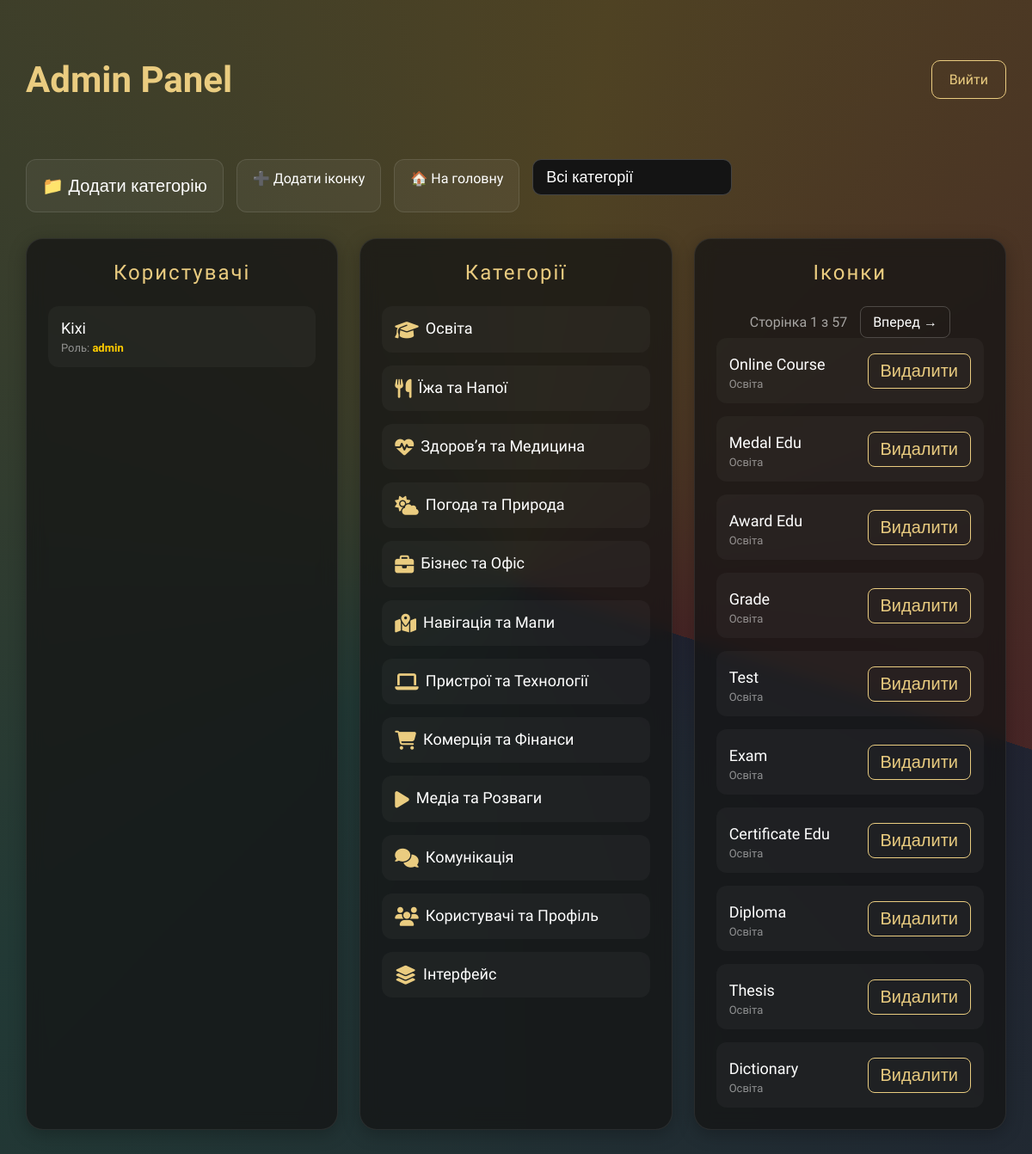
/php/admin.php (signed in), run on the app's committed database.
### tables this page shows
create table users (
	id int auto_increment primary key,
    nickname varchar(50) not null,
    password varchar(255) not null,
    email varchar(120) not null,
    avatar varchar(255) default null,
    country varchar(50),
    role enum('user', 'admin') default 'user',
    
unique (email)
);

create table category (
	id int auto_increment primary key,
	name varchar(150) not null,
    icon_class varchar(100) not null
);

create table if not exists icon (
	id int auto_increment primary key,
    name varchar(100) not null,
	icon_class varchar(150),
	svg_path text,
    created_at TIMESTAMP DEFAULT CURRENT_TIMESTAMP, 
    
    category_id int not null,
foreign key (category_id) references category(id) on delete cascade
);

### php/admin.php (the view, shortened to what this page needs)
<?php
require_once 'db.php';
include "header.php";
$users = $pdo->query("SELECT * FROM users ORDER BY id DESC")->fetchAll();
$categories = $pdo->query("SELECT * FROM category ORDER BY id DESC")->fetchAll();
$perPage = 10;
$page = max(1, (int)($_GET['page'] ?? 1));
$offset = ($page - 1) * $perPage;
$categoryId = isset($_GET['cat_id']) ? (int)$_GET['cat_id'] : null;
$countSql = $categoryId ? "SELECT COUNT(*) FROM icon WHERE category_id = :id" : "SELECT COUNT(*) FROM icon";
$countStmt = $pdo->prepare($countSql);
if ($categoryId) $countStmt->execute([':id' => $categoryId]); else $countStmt->execute();
$totalPage = ceil($countStmt->fetchColumn() / $perPage);
$iconsSql = "SELECT icon.*, category.name AS category_name FROM icon LEFT JOIN category ON icon.category_id = category.id";
$iconsSql .= " ORDER BY icon.id DESC LIMIT :limit OFFSET :offset";
$stmtIcons = $pdo->prepare($iconsSql);
$stmtIcons->bindValue(':limit', $perPage, PDO::PARAM_INT);
$stmtIcons->bindValue(':offset', $offset, PDO::PARAM_INT);
$stmtIcons->execute();
$icons = $stmtIcons->fetchAll();
?>
<!DOCTYPE html>
<html lang="uk">
<head>
    <link rel="stylesheet" href="style.css">
</head>
<body>
<div class="admin-container">
    <div class="admin-header">
        <h1 class="admin-title">Admin Panel</h1>
        <a href="logout.php" class="logout-btn">Вийти</a>
    </div>
    <div class="top-actions">
        <button onclick="openAddCatModal()" class="top-btn">📁 Додати категорію</button>
        <a href="add_icon.php" class="top-btn">➕ Додати іконку</a>
        <a href="home.php" class="top-btn">🏠 На головну</a>
        <form method="GET" class="filter-form">
            <select name="cat_id" onchange="this.form.submit()">
                <option value="">Всі категорії</option>
            </select>
        </form>
    </div>
    <div class="admin-grid">
        <div class="admin-card">
            <h2>Користувачі</h2>
            <div class="admin-list">
                <?php foreach ($users as $user): ?>
                    <div class="admin-item">
                        <div class="admin-item-left">
                            <div class="admin-item-title"><?= htmlspecialchars($user['nickname']) ?></div>
                            <div class="admin-item-subtitle">Роль: <span class="<?= $user['role'] == 'admin' ? 'role-admin' : 'role-user' ?>"><?= htmlspecialchars($user['role']) ?></span></div>
                        </div>
                    </div>
                <?php endforeach; ?>
            </div>
        </div>
        <div class="admin-card">
            <h2>Категорії</h2>
            <div class="admin-list" id="categoriesList">
                <?php foreach ($categories as $category): ?>
                    <div class="admin-item" data-cat-id="<?= $category['id'] ?>">
                        <div class="admin-item-left">
                            <div class="admin-item-title"><i class="<?= htmlspecialchars($category['icon_class']) ?>" style="margin-right:8px;color:var(--gold)"></i><?= htmlspecialchars($category['name']) ?></div>
                        </div>
                    </div>
                <?php endforeach; ?>
            </div>
        </div>
        <div class="admin-card">
            <h2>Іконки</h2>
            <div class="pagination">
                <span class="page-info">Сторінка <?= $page ?> з <?= $totalPage ?></span>
                <?php if ($page < $totalPage): ?><a class="page-btn" href="?page=<?= $page + 1 ?>&cat_id=<?= $categoryId ?>">Вперед →</a><?php endif; ?>
            </div>
            <div class="admin-list" id="iconsList">
                <?php foreach ($icons as $icon): ?>
                    <div class="admin-item" data-id="<?= $icon['id'] ?>">
                        <div class="admin-item-left">
                            <div class="admin-item-title"><?= htmlspecialchars($icon['name']) ?></div>
                            <div class="admin-item-subtitle"><?= htmlspecialchars($icon['category_name']) ?></div>
                        </div>
                        <button class="action-btn" onclick="openDeleteModal(<?= $icon['id'] ?>)">Видалити</button>
                    </div>
                <?php endforeach; ?>
            </div>
        </div>
    </div>
</div>
</body>
</html>

### css/style.css (style rules this page uses)
:root { --gold: #EACC80; --text-light: #ffffff; --text-muted: rgba(255, 255, 255, 0.7); --dark: #141414; --card: rgba(20,20,20,0.75); }
body { margin: 0; padding: 0; font-family: 'Advent Pro', sans-serif; min-height: 100vh; display: flex; justify-content: center; align-items: center; background: conic-gradient( from 108deg at 50% 50%, rgba(40, 51, 105, 0.25) 0deg, rgba(45, 137, 122, 0.25) 125deg, rgba(223, 174, 50, 0.25) 261deg, rgba(191, 60, 60, 0.25) 358deg ), #1E1E1E; background-attachment: fixed; overflow-x: hidden; }
h2 { color: var(--text-light); font-size: 64px; font-weight: 400; text-align: center; margin-bottom: 50px; margin-top: 20px; letter-spacing: 2px; }
input, select { width: 100%; background: transparent; border: none; border-bottom: 1px solid rgba(255,255,255,0.3); color: #fff; font-size: 18px; padding: 10px 0; outline: none; box-sizing: border-box; }
select { cursor: pointer; appearance: none; background-repeat: no-repeat; background-position: right 0 center; background-size: 24px; }
select option { background: #1E1E1E; color: white; }
button { background: transparent; border: 3px solid #BAA064; border-radius: 10px; color: #BA9F64; font-size: 20px; font-weight: 500; cursor: pointer; transition: all 0.3s ease; padding: 15px 40px; display: inline-flex; align-items: center; gap: 10px; }
.cat-icon { font-size: 22px; color: #FFDC88; transition: 0.3s; }
.pagination { display: flex; justify-content: center; gap: 10px; margin-top: 20px; flex-wrap: wrap; }
.admin-container { width: 95%; max-width: 1500px; margin: 40px auto; }
.admin-header { display: flex; justify-content: space-between; align-items: center; margin-bottom: 40px; }
.admin-title { font-size: 42px; color: var(--gold); }
.logout-btn { padding: 12px 20px; border-radius: 10px; background: transparent; border: 1px solid var(--gold); color: var(--gold); text-decoration: none; transition: 0.3s; }
.admin-grid { display: grid; grid-template-columns: repeat(auto-fit, minmax(320px, 1fr)); gap: 25px; }
.admin-card { background: var(--card); border: 1px solid rgba(255,255,255,0.08); border-radius: 20px; padding: 25px; backdrop-filter: blur(10px); box-shadow: 0 5px 20px rgba(0,0,0,0.25); }
.admin-card h2 { margin-top: 0; margin-bottom: 25px; color: var(--gold); font-size: 24px; }
.admin-list { display: flex; flex-direction: column; gap: 15px; }
.admin-item { background: rgba(255,255,255,0.03); border-radius: 12px; padding: 15px; display: flex; justify-content: space-between; align-items: center; }
.admin-item-left { display: flex; flex-direction: column; gap: 5px; }
.admin-item-title { font-size: 18px; color: white; }
.admin-item-subtitle { font-size: 13px; color: rgba(255,255,255,0.5); }
.role-admin { color: #ffcc00; font-weight: bold; }
.action-btn { padding: 8px 14px; border-radius: 8px; text-decoration: none; border: 1px solid var(--gold); color: var(--gold); transition: 0.3s; }
.top-actions { display: flex; gap: 15px; margin-bottom: 30px; }
.top-btn { padding: 12px 18px; border-radius: 12px; background: rgba(255,255,255,0.05); border: 1px solid rgba(255,255,255,0.1); color: white; text-decoration: none; transition: 0.3s; }
.filter-form { margin-bottom: 20px; }
.filter-form select { padding: 10px 15px; border-radius: 10px; border: 1px solid rgba(255,255,255,0.2); background: #141414; color: white; outline: none; cursor: pointer; }
.pagination { display: flex; justify-content: center; align-items: center; gap: 15px; margin-top: 20px; }
.page-btn { padding: 8px 14px; border-radius: 8px; border: 1px solid rgba(255,255,255,0.2); color: white; text-decoration: none; transition: 0.3s; }
.page-info { color: rgba(255,255,255,0.6); }
:root { --success: #87c0e6; --danger: #ff5c5c; --glass-border: rgba(255, 255, 255, 0.08); }
.admin-item-title i { vertical-align: middle; }

### data on the page
users: nickname "Kixi", role "admin"
category: name "Освіта"
category: name "Їжа та Напої"
category: name "Здоров’я та Медицина"
category: name "Погода та Природа"
category: name "Бізнес та Офіс"
category: name "Навігація та Мапи"
category: name "Пристрої та Технології"
category: name "Комерція та Фінанси"
category: name "Медіа та Розваги"
category: name "Комунікація"
category: name "Користувачі та Профіль"
category: name "Інтерфейс"
icon: name "Online Course", category.name "Освіта"
icon: name "Medal Edu", category.name "Освіта"
icon: name "Award Edu", category.name "Освіта"
icon: name "Grade", category.name "Освіта"
icon: name "Test", category.name "Освіта"
icon: name "Exam", category.name "Освіта"
icon: name "Certificate Edu", category.name "Освіта"
icon: name "Diploma", category.name "Освіта"
icon: name "Thesis", category.name "Освіта"
icon: name "Dictionary", category.name "Освіта"

### other printed values
$page "1"
$totalPage "57"
